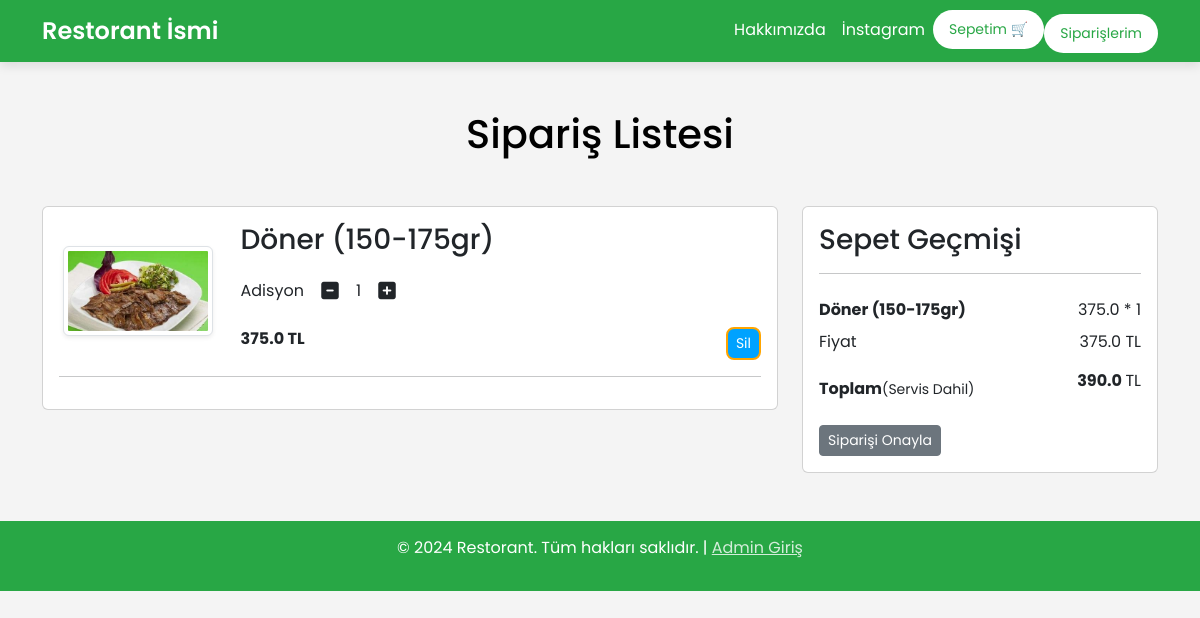
The page /cart (signed in) on the database as committed earlier.
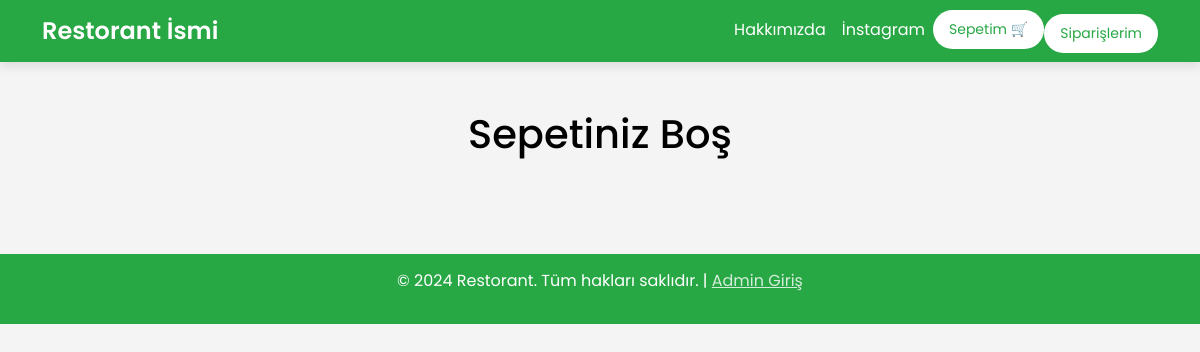
The same page on the database as committed later.
### website/models.py (models this page shows, shortened)
class Cart(db.Model):
    id = db.Column(db.Integer, primary_key=True)
    attribute = db.Column(db.String)
    quantity = db.Column(db.Integer, nullable=False)
    customer_link = db.Column(db.Integer, db.ForeignKey('customer.id'), nullable=False)
    product_link = db.Column(db.Integer, db.ForeignKey('product.id'), nullable=False)

class Product(db.Model):
    id = db.Column(db.Integer, primary_key=True)
    product_name = db.Column(db.String(100), nullable=False)
    current_price = db.Column(db.Float, nullable=False)
    previous_price = db.Column(db.Float, nullable=False)
    in_stock = db.Column(db.Integer, nullable=False)
    product_picture = db.Column(db.String(1000), nullable=False)
    flash_sale = db.Column(db.Boolean, default=False)
    date_added = db.Column(db.DateTime, default=datetime.utcnow)
    salad = db.Column(db.Boolean, default=False)
    main = db.Column(db.Boolean, default=False)
    colddrink = db.Column(db.Boolean, default=False)
    hotdrink = db.Column(db.Boolean, default=False)
    desert = db.Column(db.Boolean, default=False)
    sneak = db.Column(db.Boolean, default=False)
    Solded = db.Column(db.Integer, default=0)
    carts = db.relationship('Cart', backref=db.backref('product', lazy=True))
    orders = db.relationship('Order', backref=db.backref('product', lazy=True))

### website/views.py (the view)
@views.route('/cart')
@login_required
def show_cart():
    cart = Cart.query.filter_by(customer_link=current_user.id).all()
    amount = 0
    for item in cart:
        amount += item.product.current_price * item.quantity
    return render_template('cart.html', cart=cart, amount=amount, total=amount + 15)

### website/templates/cart.html (shortened to what this page needs)
{% extends 'base.html' %}
{% block body %}
<div class="container my-5">
    <div class="row">
        {% if cart %}
        <h1 class="text-center mb-5" style="color: black;">Sipariş Listesi</h1>
        <div class="col-sm-8">
            <div class="card">
                <div class="card-body">
                    {% for item in cart %}
                    <div class="row">
                        <div class="col-sm-3 text-center align-self-center">
                            <img src="{{ item.product.product_picture }}" alt="" class="img-fluid img-thumbnail shadow-sm" height="150px" width="150px">
                        </div>
                        <div class="col-sm-9">
                            <div>
                                <h3>{{ item.product.product_name }}</h3>
                                <div class="my-3">
                                    <label for="quantity">Adisyon</label>
                                    <a class="minus-cart btn" pid="{{item.id}}"><i class="fas fa-minus-square fa-lg"></i></a>
                                    <span id="quantity">{{ item.quantity }}</span>
                                    <a class="plus-cart btn " pid="{{ item.id }}"><i class="fas fa-plus-square fa-lg"></i></a>
                                </div>
                                <div class="d-flex justify-content-between">
                                    <p class="mb-0"><span><strong>{{ item.product.current_price }} TL</strong></span></p>
                                    <a href="" class="remove-cart btn btn-sm btn-secondary mr-3 " pid="{{item.id}}">Sil</a>
                                </div>
                            </div>
                        </div>
                    </div>
                    <hr>
                    {% endfor %}
                </div>
            </div>
        </div>
        <div class="col-sm-4">
            <div class="card">
                <div class="card-body">
                    <h3>Sepet Geçmişi </h3>
                    <hr color="black">
                    <ul class="list-group">
                        {% for item in cart %}
                        <li class="list-group-item d-flex justify-content-between align-items-center border-0 px-0 pb-0"><strong>{{item.product.product_name}}</strong><span id="amount">{{item.product.current_price}} * <span id="quantity{{item.id}}">{{ item.quantity}}</span></span></li>
                        {% endfor %}
                        <li class="list-group-item d-flex justify-content-between align-items-center border-0 px-0 pb-0">Fiyat <span><span id="amount_tt">{{ amount }} </span> TL</span></li>
                        <li class="list-group-item d-flex justify-content-between align-items-center border-0 px-0 mb-3">
                            <div style="margin-top: 15px;">
                                <strong>Toplam</strong><small>(Servis Dahil)</small>
                            </div>
                            <span><span id="totalamount"><strong>{{ total }} </strong></span> TL</span>
                        </li>
                    </ul>
                    <div class="col">
                        <a href="/place-order" class="remove-cart btn btn-sm btn-secondary mr-3 " >Siparişi Onayla</a>
                    </div>
                </div>
            </div>
        </div>
        {% else %}
        <h1 class="text-center mb-5" style="color: black;">Sepetiniz Boş</h1>
        {% endif %}
    </div>
</div>
{% endblock %}

Rows that differ between the two databases and show on the page:
removed Cart: product.product_picture (picture), product.product_name "Döner (150-175gr)", quantity "1", product.current_price "375.0"
Other text that changed with them:
{{ amount }}: "375.0" → (not shown)
{{ total }}: "390.0" → (not shown)
text no longer shown: "Sipariş Listesi Sepet Geçmişi Fiyat TL Toplam (Servis Dahil) TL Siparişi Onayla"
text now shown: "Sepetiniz Boş"
